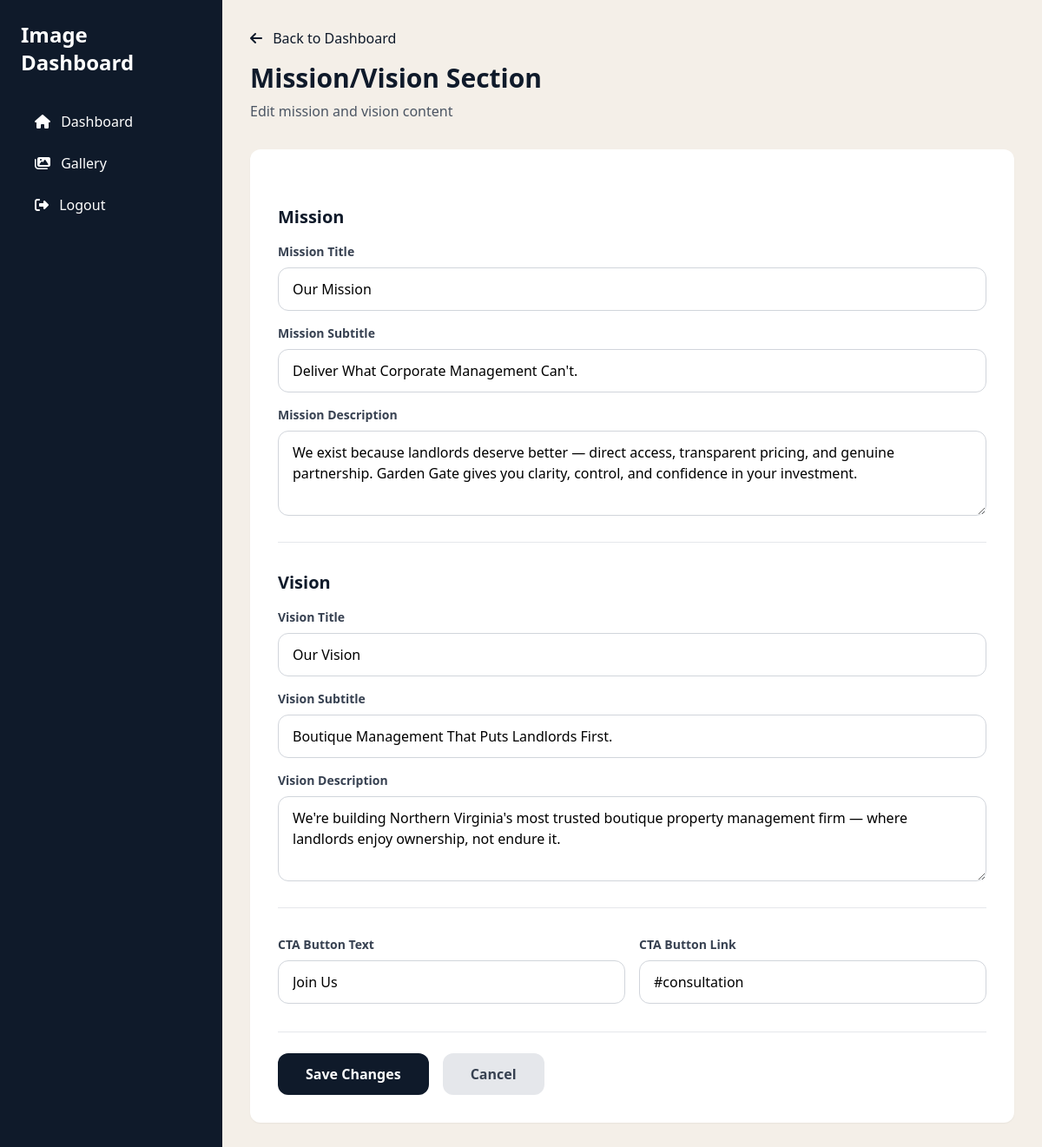
Screenshot of /dashboard/mission-vision/ (signed in) with the database file from the repository.
### myApp/models.py (models this page shows, shortened)
class MissionVisionSection(models.Model):
    mission_title = models.CharField(max_length=200, default="Our Mission")
    mission_subtitle = models.CharField(max_length=200, default="Deliver What Corporate Management Can't.")
    mission_description = models.TextField(default="We exist because landlords deserve better — direct access, transparent pricing, and genuine partnership. Garden Gate gives you clarity, control, and confidence in your investment.")
    vision_title = models.CharField(max_length=200, default="Our Vision")
    vision_subtitle = models.CharField(max_length=200, default="Boutique Management That Puts Landlords First.")
    vision_description = models.TextField(default="We're building Northern Virginia's most trusted boutique property management firm — where landlords enjoy ownership, not endure it.")
    cta_text = models.CharField(max_length=100, default="Join Us")
    cta_link = models.CharField(max_length=200, default="#consultation")
    updated_at = models.DateTimeField(auto_now=True)
    class Meta:
        verbose_name = "Mission/Vision Section"
        verbose_name_plural = "Mission/Vision Section"
    @classmethod
    def get_instance(cls):
        obj, created = cls.objects.get_or_create(pk=1)
        return obj

### myApp/dashboard_views.py (the view, shortened to what this page needs)
# urls.py: path('mission-vision/', dashboard_views.mission_vision_edit, name='mission_vision_edit'),
@login_required
def mission_vision_edit(request):
    mission_vision = MissionVisionSection.get_instance()
    return render(request, 'myApp/dashboard/mission_vision_edit.html', {
        'mission_vision': mission_vision
    })

### myApp/templates/myApp/dashboard/mission_vision_edit.html (shortened to what this page needs)
{% extends "myApp/dashboard/base.html" %}
{% load static %}
{% block content %}
<div class="mb-8">
    <a href="{% url 'dashboard:index' %}" class="text-navy hover:underline mb-4 inline-block">
        <i class="fas fa-arrow-left mr-2"></i> Back to Dashboard
    </a>
    <h2 class="text-3xl font-bold text-navy mb-2">Mission/Vision Section</h2>
    <p class="text-gray-600">Edit mission and vision content</p>
</div>
<form method="post" class="bg-white rounded-xl shadow-sm p-8 space-y-8">
    <div class="border-b border-gray-200 pb-6">
        <h3 class="text-xl font-semibold text-navy mb-4">Mission</h3>
        <div class="space-y-4">
            <div>
                <label class="block text-sm font-semibold text-gray-700 mb-2">Mission Title</label>
                <input type="text" name="mission_title" value="{{ mission_vision.mission_title|default:'' }}"
                       placeholder="Our Mission"
                       class="w-full px-4 py-3 border border-gray-300 rounded-xl focus:border-navy focus:outline-none focus:ring-2 focus:ring-navy/20">
            </div>
            <div>
                <label class="block text-sm font-semibold text-gray-700 mb-2">Mission Subtitle</label>
                <input type="text" name="mission_subtitle" value="{{ mission_vision.mission_subtitle|default:'' }}"
                       placeholder="Deliver What Corporate Management Can't."
                       class="w-full px-4 py-3 border border-gray-300 rounded-xl focus:border-navy focus:outline-none focus:ring-2 focus:ring-navy/20">
            </div>
            <div>
                <label class="block text-sm font-semibold text-gray-700 mb-2">Mission Description</label>
                <textarea name="mission_description" rows="3"
                          placeholder="We exist because landlords deserve better..."
                          class="w-full px-4 py-3 border border-gray-300 rounded-xl focus:border-navy focus:outline-none focus:ring-2 focus:ring-navy/20">{{ mission_vision.mission_description|default:'' }}</textarea>
            </div>
        </div>
    </div>
    <div class="border-b border-gray-200 pb-6">
        <h3 class="text-xl font-semibold text-navy mb-4">Vision</h3>
        <div class="space-y-4">
            <div>
                <label class="block text-sm font-semibold text-gray-700 mb-2">Vision Title</label>
                <input type="text" name="vision_title" value="{{ mission_vision.vision_title|default:'' }}"
                       placeholder="Our Vision"
                       class="w-full px-4 py-3 border border-gray-300 rounded-xl focus:border-navy focus:outline-none focus:ring-2 focus:ring-navy/20">
            </div>
            <div>
                <label class="block text-sm font-semibold text-gray-700 mb-2">Vision Subtitle</label>
                <input type="text" name="vision_subtitle" value="{{ mission_vision.vision_subtitle|default:'' }}"
                       placeholder="Boutique Management That Puts Landlords First."
                       class="w-full px-4 py-3 border border-gray-300 rounded-xl focus:border-navy focus:outline-none focus:ring-2 focus:ring-navy/20">
            </div>
            <div>
                <label class="block text-sm font-semibold text-gray-700 mb-2">Vision Description</label>
                <textarea name="vision_description" rows="3"
                          placeholder="We're building Northern Virginia's most trusted boutique property management firm..."
                          class="w-full px-4 py-3 border border-gray-300 rounded-xl focus:border-navy focus:outline-none focus:ring-2 focus:ring-navy/20">{{ mission_vision.vision_description|default:'' }}</textarea>
            </div>
        </div>
    </div>
    <div class="grid grid-cols-2 gap-4">
        <div>
            <label class="block text-sm font-semibold text-gray-700 mb-2">CTA Button Text</label>
            <input type="text" name="cta_text" value="{{ mission_vision.cta_text|default:'Join Us' }}"
                   class="w-full px-4 py-3 border border-gray-300 rounded-xl focus:border-navy focus:outline-none focus:ring-2 focus:ring-navy/20">
        </div>
        <div>
            <label class="block text-sm font-semibold text-gray-700 mb-2">CTA Button Link</label>
            <input type="text" name="cta_link" value="{{ mission_vision.cta_link|default:'#consultation' }}"
                   class="w-full px-4 py-3 border border-gray-300 rounded-xl focus:border-navy focus:outline-none focus:ring-2 focus:ring-navy/20">
        </div>
    </div>
    <div class="flex gap-4 pt-6 border-t">
        <button type="submit" class="bg-navy text-white px-8 py-3 rounded-xl font-semibold hover:bg-navy/90 transition">
            Save Changes
        </button>
        <a href="{% url 'dashboard:index' %}" class="bg-gray-200 text-gray-700 px-8 py-3 rounded-xl font-semibold hover:bg-gray-300 transition">
            Cancel
        </a>
    </div>
</form>
{% endblock %}

### rows the page displays
MissionVisionSection: mission_title "Our Mission", mission_subtitle "Deliver What Corporate Management Can't.", mission_description "We exist because landlords deserve better — direct access, transparent pricing, and genuine partnership. Garden Gate gives you clarity, control, and confidence in your investment.", vision_title "Our Vision", vision_subtitle "Boutique Management That Puts Landlords First.", vision_description "We're building Northern Virginia's most trusted boutique property management firm — where landlords enjoy ownership, not endure it.", cta_text "Join Us", cta_link "#consultation"
